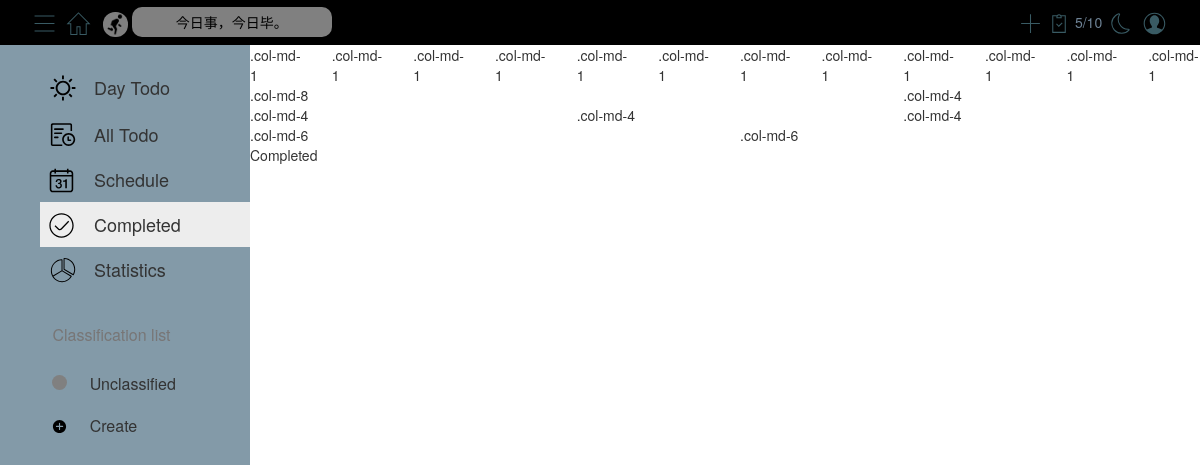
The page /completed/ (signed in) on the database as committed earlier.
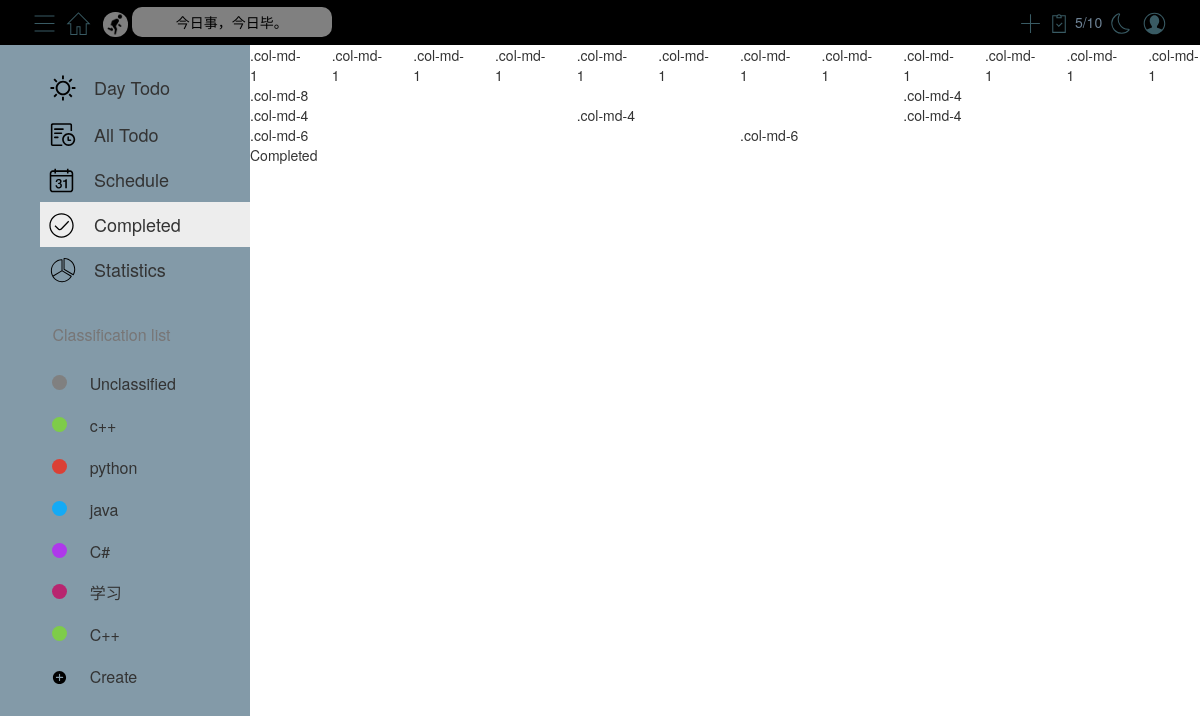
The same page on the database as committed later.
### models.py (models this page shows)
class Class(db.Model):
    __tablename__ = 'class'
    cid = db.Column(db.Integer, primary_key=True, autoincrement=True)
    cname = db.Column(db.String(50), nullable=False)
    color = db.Column(db.String(50), nullable=False)
    uid = db.Column(db.Integer, db.ForeignKey('user.uid'), nullable=False)

### blueprints/completed.py (the view)
@bp.route('/')
def index():
    if session.get('uid'):
        return render_template('completed.html', modules=get_modules())
    else:
        return redirect(url_for('user.login'))

### utils.py (called while the page is built)
def get_modules():
    uid = session.get('uid')
    modules = Class.query.filter_by(uid=uid).all()
    res = []
    for module in modules:
        res.append({'id': module.cid, 'name': module.cname, 'color': module.color})
    return res

### templates/completed.html
{% extends "base.html" %}
{% block content %}
  <div class="row">
    <div class="col-md-1">.col-md-1</div>
    <div class="col-md-1">.col-md-1</div>
    <div class="col-md-1">.col-md-1</div>
    <div class="col-md-1">.col-md-1</div>
    <div class="col-md-1">.col-md-1</div>
    <div class="col-md-1">.col-md-1</div>
    <div class="col-md-1">.col-md-1</div>
    <div class="col-md-1">.col-md-1</div>
    <div class="col-md-1">.col-md-1</div>
    <div class="col-md-1">.col-md-1</div>
    <div class="col-md-1">.col-md-1</div>
    <div class="col-md-1">.col-md-1</div>
  </div>
  <div class="row">
    <div class="col-md-8">.col-md-8</div>
    <div class="col-md-4">.col-md-4</div>
  </div>
  <div class="row">
    <div class="col-md-4">.col-md-4</div>
    <div class="col-md-4">.col-md-4</div>
    <div class="col-md-4">.col-md-4</div>
  </div>
  <div class="row">
    <div class="col-md-6">.col-md-6</div>
    <div class="col-md-6">.col-md-6</div>
  </div>
  <div>Completed</div>
{% endblock %}

### templates/base.html (shortened to what this page needs)
<!DOCTYPE html>
<html lang="en">
<head>
    <link rel="stylesheet" href="../static/bootstrap/bootstrap@3.4.1.min.css">
    <link rel="stylesheet" href="../static/style/base.css">
    <link rel="stylesheet" href="../static/flatpickr/flatpickr.min.css">
    <link id="flatpickrDark" rel="stylesheet" type="text/css" href="">
    <link rel="stylesheet" href="https://cdn.jsdelivr.net/npm/fullcalendar@5.11.3/main.min.css">
</head>
<body>
<div class="topnav">
    <div class="topnav-left">
        <button>
        </button>
        <button id="home">
        </button>
        <img class="icon" src="../static/icon/run.gif" alt="run.gif"
             style="height: 25px; width: 25px; border-radius: 12px; opacity: 0.5; margin-left: 5px;">
        <div id="saying">今日事，今日毕。</div>
    </div>
    <div class="topnav-right">
        <button data-toggle="modal" data-target="#newTaskModel">
            <svg class="icon" width="25px" height="25px" viewBox="0 0 1024 1024" version="1.1"
                 xmlns="http://www.w3.org/2000/svg">
                <path d="M533.333333 490.666667V128h-42.666666v362.666667H128v42.666666h362.666667v362.666667h42.666666V533.333333h362.666667v-42.666666z"
                      fill="#395B64"/>
            </svg>
        </button>
        <div>
            <div id="numOfCompleted">5/10</div>
        </div>
        <button id="day-night">
        </button>
        <button data-toggle="modal" data-target="#logout">
        </button>
    </div>
</div>
<div class="below container-fluid">
    <div id="sidebar">
        <table id="sidebar-top-table" class="table table-hover" style="width: 210px;">
            <tr id="today" onclick="location.href={{ url_for('today.index') }};">
                <td>
                </td>
                <td>Day Todo</td>
            </tr>
            <tr id="all" onclick="location.href={{ url_for('all.index') }};">
                <td>
                </td>
                <td>All Todo</td>
            </tr>
            <tr id="schedule" onclick="location.href={{ url_for('schedule.index') }};">
                <td>
                </td>
                <td>Schedule</td>
            </tr>
            <tr id="completed" onclick="location.href={{ url_for('completed.index') }};">
                <td>
                </td>
                <td>Completed</td>
            </tr>
            <tr id="statistics" onclick="location.href={{ url_for('statistics.index') }};">
                <td>
                </td>
                <td>Statistics</td>
            </tr>
        </table>
        <div id="line"></div>
        <div id="sidebar-text">Classification list</div>
        <table id="sidebar-bottom-table" class="table table-hover" style="width: 100%">
            {% for module in modules %}
                <tr class={{ module['name'] }} id={{ module['id'] }}>
                    <th>
                    </th>
                    <th>
                        <div id="ff5106_circle" class="circle"
                             style="background-color: {{ module['color'] }}; border-radius: 50%; width: 15px; height: 15px; position: relative; top: 2px;"></div>
                    </th>
                    <th class="module-name">{{ module['name'] }}</th>
                    <th>
                    </th>
                </tr>
            {% endfor %}
            <tr data-toggle="modal" data-target="#new-module">
                <th></th>
                <th>
                </th>
                <th>Create</th>
                <th></th>
            </tr>
        </table>
    </div>
    <div id="mainContent">{% block content %}{% endblock %}</div>
</div>
</body>
</html>

Rows that differ between the two databases and show on the page:
added Class: name "c++"
added Class: name "python"
added Class: name "java"
added Class: name "C#"
added Class: name "学习"
added Class: name "C++"
